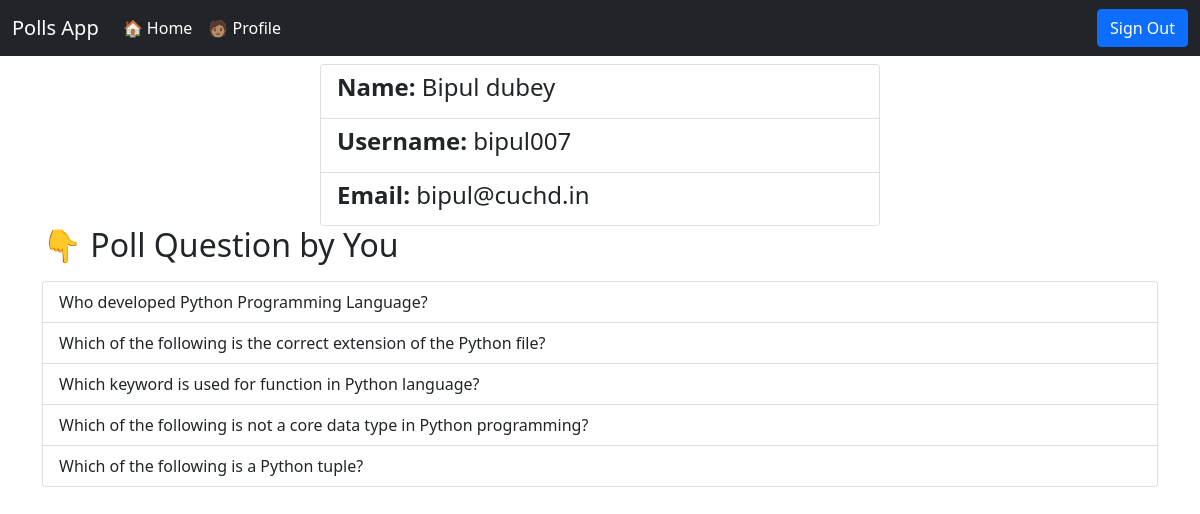
The app's page /profilepage/ (signed in) with its own data.
### pollApp/models.py (models this page shows, shortened)
class Question(models.Model):
    user_id=models.ForeignKey(User,on_delete=models.CASCADE,related_name='user_question',null=True)
    question=models.CharField(max_length=200)
    opt1=models.CharField(max_length=100)
    opt2=models.CharField(max_length=100)
    opt3=models.CharField(max_length=100)
    opt4=models.CharField(max_length=100)
    opt1_cnt=models.IntegerField(default=0)
    opt2_cnt=models.IntegerField(default=0)
    opt3_cnt=models.IntegerField(default=0)
    opt4_cnt=models.IntegerField(default=0)

### pollApp/views.py (the view)
# urls.py: path('profilepage/',views.current_user_profile,name='profilepage')
@login_required
def current_user_profile(request):
    current_user = request.user
    user_id=current_user.id
    username=current_user.username
    email=current_user.email
    fname=current_user.first_name
    lname=current_user.last_name
    name=(fname+" "+lname).capitalize()
    user_all_question=Question.objects.filter(user_id=user_id)
    user_question_list=list(user_all_question.values_list('question'))
    user_data={
        'id':user_id,
        'username':username,
        'email':email,
        'name':name,
        'questions':user_question_list
    }
    return render(request,'profilepage.html',user_data)

### pollApp/templates/profilepage.html
{% extends 'base.html' %}
{% block body %}
<div class="container my-2">
    <div class="card mx-auto" style="width: 35rem; background-color:red:">
        <ul class="list-group list-group-flush">
          <li class="list-group-item"><strong><h4>Name: </strong>{{ name }}</h4></li>
          <li class="list-group-item"><strong><h4>Username: </strong>{{ username }}</h4></li>
          <li class="list-group-item"><strong><h4>Email: </strong>{{ email }}</h4></li>
        </ul>
      </div>
      <div>
        <h2>👇 Poll Question by You </h2>
        <ul class="list-group my-3">
          {% for question in questions %}
          <li class="list-group-item">{{question.0}}</li>
          {% endfor %}
        </ul>
      </div>
</div>
{% endblock body %}

### records on screen
Question: question "Who developed Python Programming Language?"
Question: question "Which of the following is the correct extension of the Python file?"
Question: question "Which keyword is used for function in Python language?"
Question: question "Which of the following is not a core data type in Python programming?"
Question: question "Which of the following is a Python tuple?"

### other values on screen
{{ name }} "Bipul dubey"
{{ username }} "bipul007"
{{ email }} "bipul@cuchd.in"
